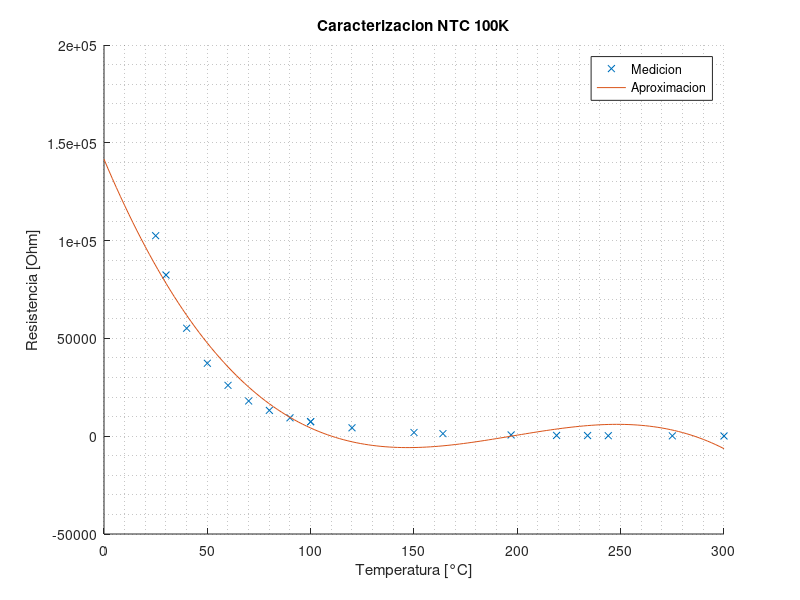
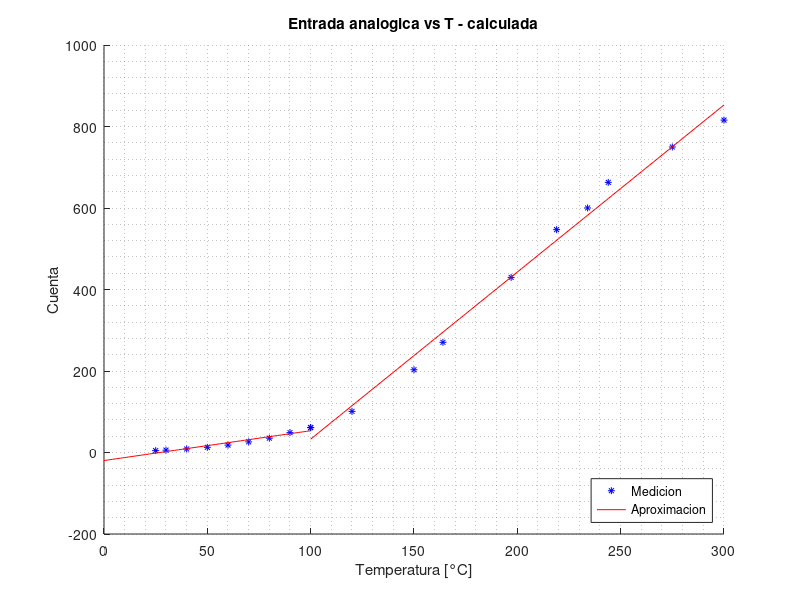
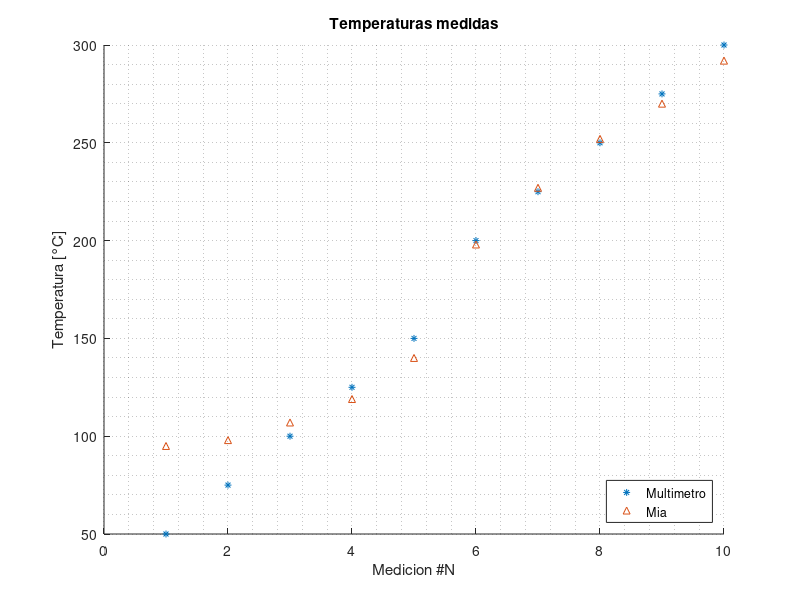

These figures' MATLAB source, in order:
clear all;close all;
% Valores medidos
x1=[25 30 40 50 60 70 80 90 100];
y1=[102500 82400 55200 37300 26000 18000 13200 9400 7400];

x2=[100 120 150 164 197 219 234 244 275 300];
y2=[7400 4300 1900 1310 650 410 332 256 172 120];

Xt=[x1 x2];
Yt=[y1 y2]

% Rango completo °C #################################################
a=polyfit(Xt,Yt,3);

T=0:2:300;
Rntc=a(1)*T.^3+a(2)*T.^2+a(3)*T+a(4);

figure(1), hold on
plot(Xt,Yt,'x','markersize',5)
plot(T,Rntc)
grid minor
legend("Medicion","Aproximacion")
title("Caracterizacion NTC 100K")
xlabel("Temperatura [°C]")
ylabel("Resistencia [Ohm]")

R=470;

% Rango de 0 a 100 °C #################################################
T1=0:2:100;
cuenta1=1024*R./(R+y1);
a1=polyfit(x1,cuenta1,1);
c1=a1(1)*T1+a1(2);
% Rango de 100 a 300 °C #################################################
T2=100:2:300;
cuenta2=1024*R./(R+y2);
a2=polyfit(x2,cuenta2,1);
c2=a2(1)*T2+a2(2);

figure(2), hold on
plot(x1,cuenta1,'*','markersize',5,'color','b')
plot(T1,c1,'color','r')
plot(x2,cuenta2,'*','markersize',5,'color','b')
plot(T2,c2,'color','r')
grid minor
title("Entrada analogica vs T - calculada")
xlabel("Temperatura [°C]")
ylabel("Cuenta")
legend("Medicion","Aproximacion",'location','southeast')

N=1:10;
Tmedida=[50 75 100 125 150 200 225 250 275 300];
Tmia=[95 98 107 119 140 198 227 252 270 292];

figure(3), hold on
plot(N,Tmedida,'*','markersize',5)
plot(N,Tmia,'^','markersize',5)
grid minor
title("Temperaturas medidas")
xlabel("Medicion #N")
ylabel("Temperatura [°C]")
legend("Multimetro","Mia",'location','southeast')